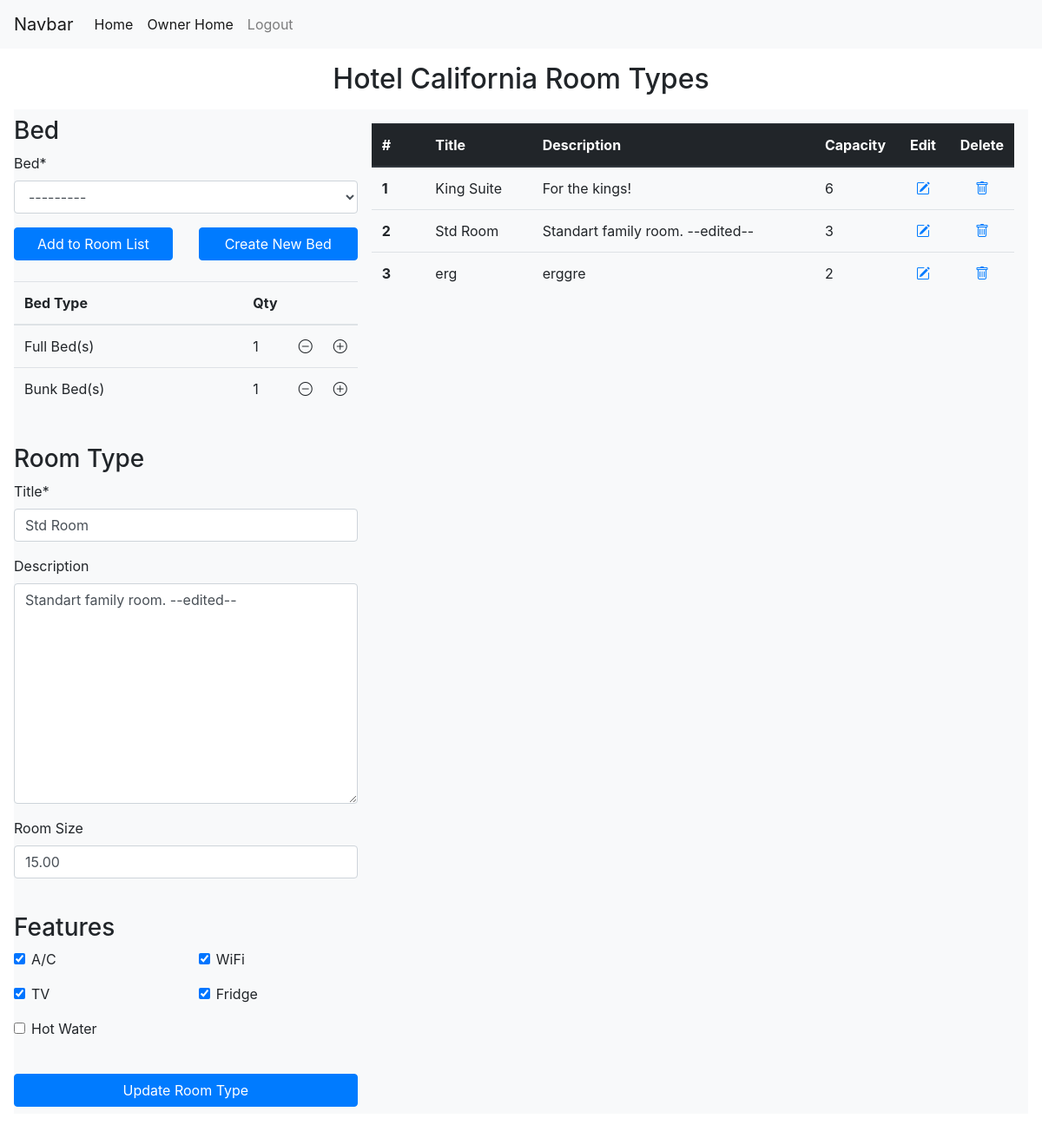
The app's page /manager/2/room_types/edit/3 (signed in) with its own data.
### manager/models.py (models this page shows, shortened)
class Hotel(models.Model):
    owners = models.ManyToManyField(Owner)
    name = models.CharField(max_length=128)
    country = models.ForeignKey('main.Country', on_delete=models.SET_NULL, null=True, related_name='hotels')
    state = models.CharField(max_length=32, null=True, blank=True)
    city = models.CharField(max_length=32)
    address_line_1 = models.CharField(max_length=64)
    address_line_2 = models.CharField(max_length=64, null=True, blank=True)
    zipcode = models.CharField(max_length=16)
    email = models.EmailField(max_length=256)
    phone_number = PhoneNumberField()

class RoomBed(models.Model):
    room_type = models.ForeignKey(RoomType, on_delete=models.CASCADE, related_name='room_beds')
    bed = models.ForeignKey(Bed, on_delete=models.CASCADE)
    quantity = models.PositiveSmallIntegerField()

class Bed(models.Model):
    name = models.CharField(max_length=64)
    capacity = models.PositiveSmallIntegerField()
    description = models.CharField(max_length=64, null=True, blank=True)
    hotel = models.ForeignKey(Hotel, on_delete=models.CASCADE, related_name='beds', null=True, blank=True) # for custom defined beds.
    is_general = models.BooleanField(default=False) # for general use beds.
    def __str__(self):
        return self.name

class RoomType(models.Model):
    title = models.CharField(max_length=32, unique=True)
    description = models.CharField(max_length=512, null=True, blank=True)
    hotel = models.ForeignKey(Hotel, on_delete=models.CASCADE, related_name='room_types')
    room_size = models.DecimalField(max_digits=4, decimal_places=2, null=True, blank=True)
    has_air_con = models.BooleanField(default=False, verbose_name="A/C")
    has_wifi = models.BooleanField(default=False, verbose_name="wifi")
    has_tv = models.BooleanField(default=False, verbose_name="TV")
    has_fridge = models.BooleanField(default=False, verbose_name="fridge")
    has_hot_water = models.BooleanField(default=False, verbose_name="hot water")
    def get_capacity(self):
        capacity = 0
        room_beds = self.room_beds.all()
        for room_bed in room_beds:
            capacity += room_bed.bed.capacity * room_bed.quantity
        return capacity

### manager/views.py (the view, shortened to what this page needs)
# urls.py: path('<int:hotel_id>/room_types/edit/<pk>', views.RoomTypesEditView.as_view(), name='room_types_edit'),
class RoomTypesEditView(HotelOwnerMixin, UpdateView):
    model = RoomType
    form_class = CreateRoomTypeForm
    def setup(self, request, *args, **kwargs):
        if hasattr(self, 'get') and not hasattr(self, 'head'):
            self.head = self.get
        self.request = request
        self.args = args
        self.kwargs = kwargs
        pk = kwargs['pk']
        self.room_type = RoomType.objects.get(id=pk)
        self.hotel = self.room_type.hotel
        self.success_url = reverse_lazy('manager:room_types', kwargs={'hotel_id':self.hotel.id})
        self.room_type_form = CreateRoomTypeForm
        self.bed_form = BedForm()
        self.room_bed_form = RoomBedForm()
        self.room_beds = self.room_type.room_beds.all()
        if request.method == 'POST':
            self.bed_info = json.loads(request.POST['bed_info'])
    def get(self, request, *args, **kwargs):
        beds = Bed.objects.filter(is_general=True).filter(hotel=self.hotel)
        room_types = RoomType.objects.filter(hotel=self.hotel)
        context = {
            'create': False,
            'hotel': self.hotel,
            'room_type_form': self.room_type_form(instance=self.room_type),
            'room_type': self.room_type,
            'bed_form': self.bed_form,
            'room_bed_form': self.room_bed_form,
            'room_types': room_types,
            'beds': beds,
            'room_beds': self.room_beds,
        }
        return render(self.request, 'manager/room_types.html', context)

### manager/templates/manager/room_types.html (shortened to what this page needs)
{% extends 'main/layout.html'  %}
{% load static %}
{% block style %}
    <link rel="stylesheet" href="{% static 'manager/floor_manager.css' %}">
{% endblock %}
{% block body %}
{% load crispy_forms_tags %}
<h2 class="text-center m-3" id="main_title">{{hotel.name}} Room Types </h2>
<div class="d-flex  justify-content-center mb-5 px-3">
    {% if create %}
        <div class="container-sm bg-light py-2">
            <!-- <form id="create-form" action="{% url 'manager:room_types' hotel.id %}" method="POST">
                {% csrf_token %} -->
                <div class="row mb-4">
                    <div class="col">
                        <h3>Bed</h3>
                        {% include 'manager/input_beds.html' %}
                        <div class="row mb-4">
                            <div class="col">
                                <button class="btn btn-primary btn-block" id="add-bed-button">Add to Room List</button>
                            </div>
                            <div class="col">
                                <button class="btn btn-primary btn-block" id="create-new-bed-btn">Create New Bed</button>
                            </div>
                        </div>
                        <div id="create-bed-form" style="display: none;">
                            <form action="{% url 'manager:create_bed' hotel.id%}">
                                <div class="row mb-4">
                                    <div class="col">
                                        <h3>Create Custom Bed</h3>
                                        {{ bed_form|crispy }}
                                    </div>
                                </div>
                                <div class="row mb-4">
                                    <div class="col">
                                        <button class="btn btn-primary btn-block"
                                                id="create-bed-btn"
                                                hx-post="{% url 'manager:create_bed' hotel.id %}"
                                                hx-target="#create-bed-form-div"
                                                hx-trigger="click"
                                                hx-swap="outerHTML">
                                            Create Bed
                                        </button>
                                    </div>
                                    <div class="col">
                                        <button class="btn btn-danger btn-block" id="cancel-bed-btn">Cancel</button>
                                    </div>
                                </div>
                            </form>
                        </div>
                        <div class="my-3">
                            <table class="table" id="bed-table" style="display: none;">
                                <thead>
                                <tr>
                                    <th class="align-middle col-md-9" scope="col">Bed Type</th>
                                    <th class="align-middle text-center col-md-1" scope="col">Qty</th>
                                    <th class="align-middle text-center col-md-1" scope="col"></th>
                                    <th class="align-middle text-center col-md-1" scope="col"></th>
                                </tr>
                                </thead>
                                <tbody>
                                </tbody>
                            </table>
                        </div>
                    </div>
                </div>
            <form id="create-form" action="{% url 'manager:room_types' hotel.id %}" method="POST">
                {% csrf_token %}
                <input type="hidden" id="bed-info" name="bed_info" value="">
                <div class="row mb-4">
                    <div class="col">
                        <h3>Room Type</h3>
                        {{room_type_form.title|as_crispy_field}}
                        {{room_type_form.description|as_crispy_field}}
                        {{room_type_form.room_size|as_crispy_field}}
                    </div>
                </div>
                <div class="row mb-4">
                    <div class="col">
                        <h3>Features</h3>
                        <div class="row">
                            <div class="col">
                                {{room_type_form.has_air_con|as_crispy_field}}
                            </div>
                            <div class="col">
                                    {{room_type_form.has_wifi|as_crispy_field}}
                            </div>
                        </div>
                        <div class="row">
                            <div class="col">
                                    {{room_type_form.has_tv|as_crispy_field}}
                            </div>
                            <div class="col">
                                    {{room_type_form.has_fridge|as_crispy_field}}
                            </div>
                        </div>
                        <div class="row">
                            <div class="col">
                                    {{room_type_form.has_hot_water|as_crispy_field}}
                            </div>
                            <div class="col">
                            </div>
                        </div>
                    </div>
                </div>
                <div class="row">
                    <div class="col">
                        <input type="submit" value="Submit Room Type" class="btn btn-primary btn-block" >
                    </div>
                </div>
            </form>
        </div>
    {% else %}
        <div class="container-sm bg-light py-2">
                <div class="row mb-4">
                    <div class="col">
                        <h3>Bed</h3>
                        {% include 'manager/input_beds.html' %}
                        <div class="row mb-4">
                            <div class="col">
                                <button class="btn btn-primary btn-block" id="add-bed-button">Add to Room List</button>
                            </div>
                            <div class="col">
                                <button class="btn btn-primary btn-block" id="create-new-bed-btn">Create New Bed</button>
                            </div>
                        </div>
                        <div class="my-3">
                            <table class="table" id="bed-table" style="display: block;">
                                <thead>
                                <tr>
                                    <th class="align-middle col-md-9" scope="col">Bed Type</th>
                                    <th class="align-middle text-center col-md-1" scope="col">Qty</th>
                                    <th class="align-middle text-center col-md-1" scope="col"></th>
                                    <th class="align-middle text-center col-md-1" scope="col"></th>
                                </tr>
                                </thead>
                                <tbody>
                                    {% for room_bed in room_beds %}
                                        <tr id="row{{room_bed.bed.id}}" class="data-rows" data-bed-id="{{room_bed.bed.id}}">
                                            <td>{{room_bed.bed}}</td>
                                            <td>{{room_bed.quantity}}</td>
                                            <td><i id="minus2" data-bed-id="{{room_bed.bed.id}}" class="bi bi-dash-circle bed-minus"></i></td>
                                            <td><i id="plus2" data-bed-id="{{room_bed.bed.id}}" class="bi bi-plus-circle bed-plus"></i></td>
                                        </tr>
                                    {% endfor %}
                                </tbody>
                            </table>
                        </div>
                    </div>
                </div>
            <form id="create-form" action="{% url 'manager:room_types_edit' hotel.id room_type.id %}" method="POST">
                <div class="row mb-4">
                    <div class="col">
                        <h3>Room Type</h3>
                        {{room_type_form.title|as_crispy_field}}
                        {{room_type_form.description|as_crispy_field}}
                        {{room_type_form.room_size|as_crispy_field}}
                    </div>
                </div>
                <div class="row mb-4">
                    <div class="col">
                        <h3>Features</h3>
                        <div class="row">
                            <div class="col">
                                {{room_type_form.has_air_con|as_crispy_field}}
                            </div>
                            <div class="col">
                                    {{room_type_form.has_wifi|as_crispy_field}}
                            </div>
                        </div>
                        <div class="row">
                            <div class="col">
                                    {{room_type_form.has_tv|as_crispy_field}}
                            </div>
                            <div class="col">
                                    {{room_type_form.has_fridge|as_crispy_field}}
                            </div>
                        </div>
                        <div class="row">
                            <div class="col">
                                    {{room_type_form.has_hot_water|as_crispy_field}}
                            </div>
                            <div class="col">
                            </div>
                        </div>
                    </div>
                </div>
                <div class="row">
                    <div class="col">
                        <input type="submit" value="Update Room Type" class="btn btn-primary btn-block" >
                    </div>
                </div>
            </form>
        </div>
    {% endif %}
    {% if not room_types %}
        <div class="bg-light w-75 p-3">
            <div class="alert alert-warning" role="alert">
                No room types available.
            </div>
        </div>
    {% else %}
        {% include 'manager/table_room_types.html' with room_types=room_types hotel=hotel %}
    {% endif %}
</div>
{% endblock %}

### manager/templates/manager/table_room_types.html
{% load static %}
<div class="bg-light w-75 p-3 animate-table" id="table_room_types_div">
    <table class="table">
        <thead class="thead-dark">
        <tr>
            <th class="align-middle col-md-1" scope="col">#</th>
            <th class="align-middle col-md-2" scope="col">Title</th>
            <th class="align-middle" scope="col">Description</th>
            <th class="align-middle text-center col-md-1" scope="col">Capacity</th>
            <th class="align-middle text-center col-md-1" scope="col">Edit</th>
            <th class="align-middle text-center col-md-1" scope="col">Delete</th>
        </tr>
        </thead>
        <tbody>
            {% for room_type in room_types %}
                <tr>
                    <th scope="row">{{forloop.counter}}</th>
                    <td>{{ room_type.title }}</td>
                    <td>{{ room_type.description }}</td>
                    <td>{{room_type.get_capacity}}</td>
                    <td style="text-align: center;" class="align-middle">
                        <a href="{% url 'manager:room_types_edit' hotel_id=hotel.id pk=room_type.id %}"><i class="bi bi-pencil-square"></i></a>
                    </td>
                    <td style="text-align: center;" class="align-middle">
                        <a href="javascript:void(0);">
                            <i data-floor="{{room_type.id}}"
                                class="bi bi-trash"
                                hx-post="room_types/del/{{room_type.id}}"
                                hx-target="#table_room_types_div"
                                hx-trigger="click"
                                hx-swap="outerHTML swap:100ms"
                                hx-confirm="Are you sure you want to delete the room type?"></i>
                        </a>
                    </td>
                </tr>
            {% endfor %}
        </tbody>
    </table>
</div>

### records on screen
Hotel: name "Hotel California"
RoomBed: bed "Full Bed(s)", quantity "1"
RoomBed: bed "Bunk Bed(s)", quantity "1"
RoomType: title "Std Room", description "Standart family room. --edited--", room_size "15.00", has_air_con "☑", has_wifi "☑", has_tv "☑", has_fridge "☑", get_capacity "3"
RoomType: title "King Suite", description "For the kings!", get_capacity "6"
RoomType: title "erg", description "erggre", get_capacity "2"
